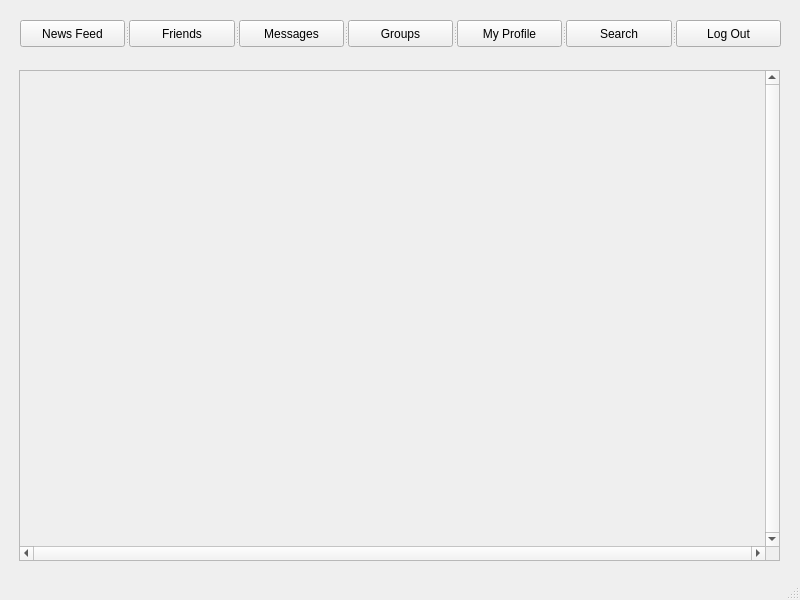
<?xml version="1.0" encoding="UTF-8"?>
<ui version="4.0">
 <class>NewsFeedWindow</class>
 <widget class="QMainWindow" name="NewsFeedWindow">
  <property name="geometry">
   <rect>
    <x>0</x>
    <y>0</y>
    <width>800</width>
    <height>600</height>
   </rect>
  </property>
  <property name="maximumSize">
   <size>
    <width>1900</width>
    <height>1280</height>
   </size>
  </property>
  <property name="windowTitle">
   <string>NewsFeed</string>
  </property>
  <widget class="QWidget" name="centralwidget">
   <widget class="QScrollArea" name="scrollArea">
    <property name="geometry">
     <rect>
      <x>19</x>
      <y>70</y>
      <width>761</width>
      <height>491</height>
     </rect>
    </property>
    <property name="acceptDrops">
     <bool>false</bool>
    </property>
    <property name="verticalScrollBarPolicy">
     <enum>Qt::ScrollBarAlwaysOn</enum>
    </property>
    <property name="horizontalScrollBarPolicy">
     <enum>Qt::ScrollBarAlwaysOn</enum>
    </property>
    <property name="sizeAdjustPolicy">
     <enum>QAbstractScrollArea::AdjustToContents</enum>
    </property>
    <property name="widgetResizable">
     <bool>true</bool>
    </property>
    <widget class="QWidget" name="scrollAreaWidgetContents">
     <property name="geometry">
      <rect>
       <x>0</x>
       <y>0</y>
       <width>746</width>
       <height>476</height>
      </rect>
     </property>
    </widget>
   </widget>
   <widget class="QSplitter" name="splitter">
    <property name="geometry">
     <rect>
      <x>20</x>
      <y>20</y>
      <width>761</width>
      <height>27</height>
     </rect>
    </property>
    <property name="orientation">
     <enum>Qt::Horizontal</enum>
    </property>
    <widget class="QPushButton" name="newsFeed">
     <property name="text">
      <string>News Feed</string>
     </property>
    </widget>
    <widget class="QPushButton" name="friends">
     <property name="text">
      <string>Friends</string>
     </property>
    </widget>
    <widget class="QPushButton" name="messages">
     <property name="text">
      <string>Messages</string>
     </property>
    </widget>
    <widget class="QPushButton" name="groups">
     <property name="text">
      <string>Groups</string>
     </property>
    </widget>
    <widget class="QPushButton" name="myProfile">
     <property name="text">
      <string>My Profile</string>
     </property>
    </widget>
    <widget class="QPushButton" name="search">
     <property name="text">
      <string>Search</string>
     </property>
    </widget>
    <widget class="QPushButton" name="logout">
     <property name="text">
      <string>Log Out</string>
     </property>
    </widget>
   </widget>
  </widget>
  <widget class="QMenuBar" name="menubar">
   <property name="geometry">
    <rect>
     <x>0</x>
     <y>0</y>
     <width>800</width>
     <height>21</height>
    </rect>
   </property>
  </widget>
  <widget class="QStatusBar" name="statusbar"/>
 </widget>
 <resources/>
 <connections/>
</ui>
